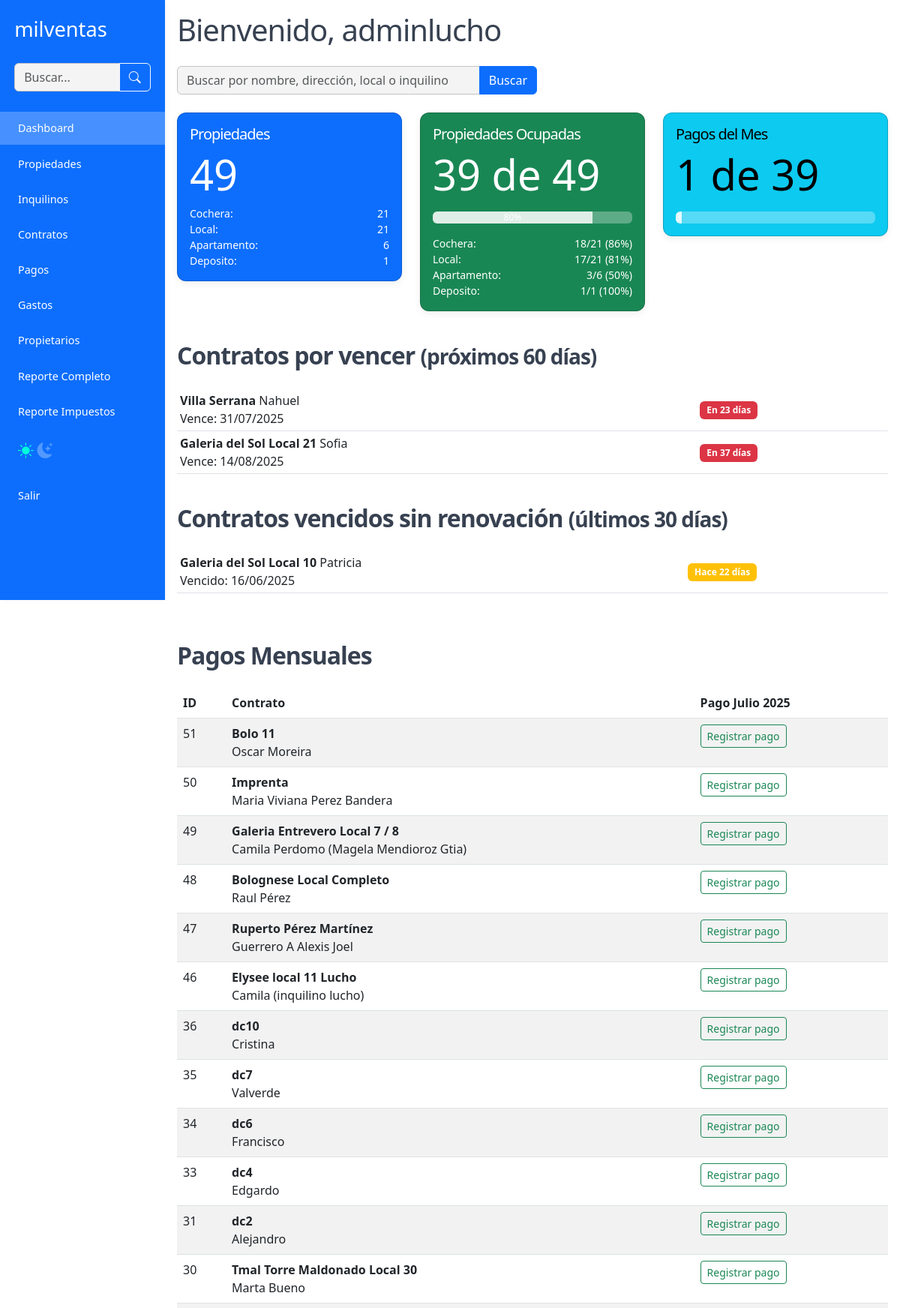
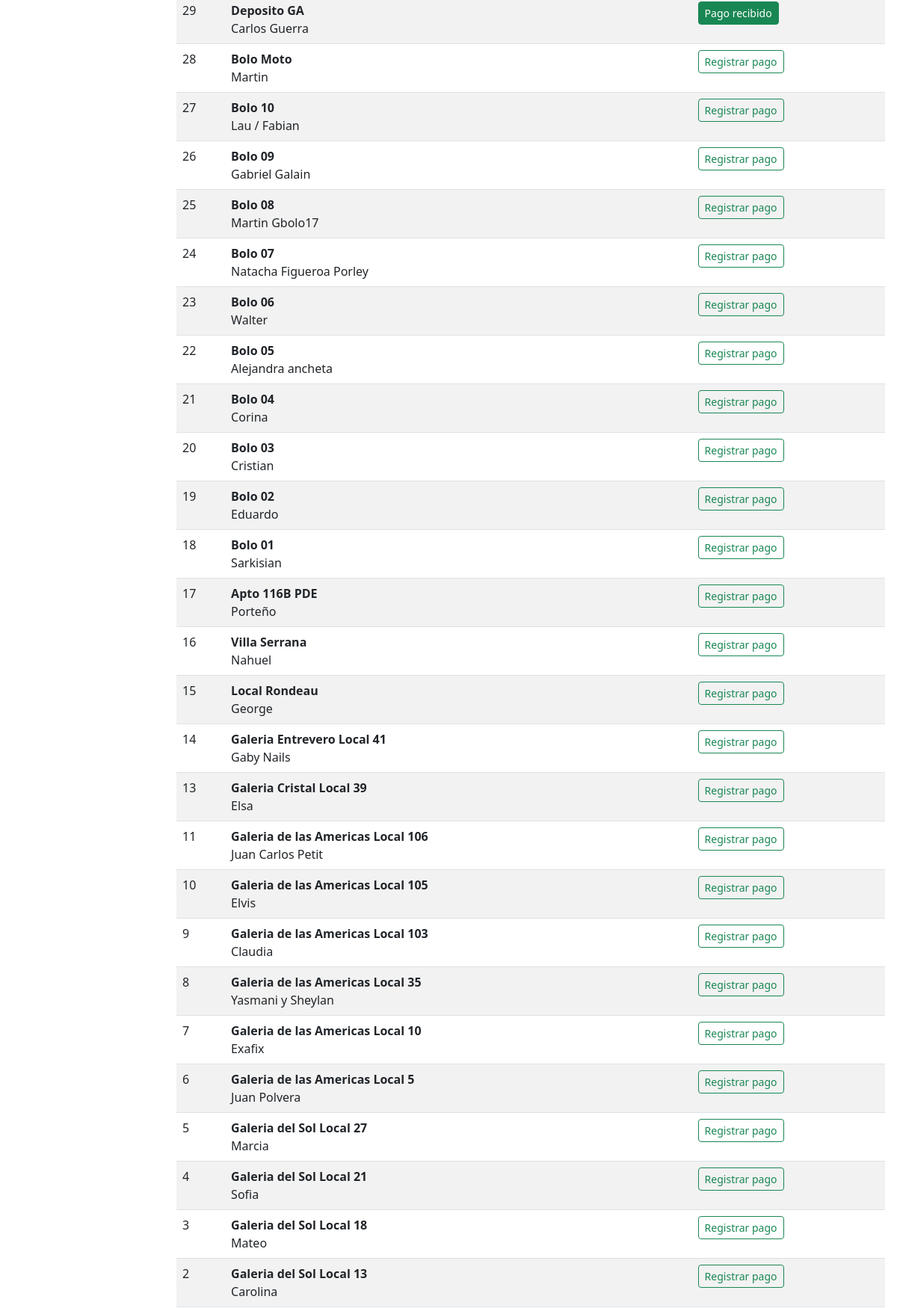
Page /dashboard.php (signed in, upper part) on the committed database (2 pictures, top to bottom).
### tables this page shows
CREATE TABLE IF NOT EXISTS `contratos` (
  `id` int(11) NOT NULL AUTO_INCREMENT,
  `inquilino_id` int(11) DEFAULT NULL,
  `propiedad_id` int(11) DEFAULT NULL,
  `fecha_inicio` date DEFAULT NULL,
  `fecha_fin` date DEFAULT NULL,
  `importe` decimal(10,2) DEFAULT NULL,
  `garantia` varchar(100) DEFAULT NULL,
  `corredor` varchar(100) DEFAULT NULL,
  `estado` enum('activo','finalizado') DEFAULT NULL,
  `documentos` text,
  `usuario_id` int(11) NOT NULL,
  `fecha_creacion` datetime DEFAULT NULL,
  `fecha_modificacion` datetime DEFAULT NULL,
  PRIMARY KEY (`id`)
);

CREATE TABLE IF NOT EXISTS `propiedades` (
  `id` int(11) NOT NULL AUTO_INCREMENT,
  `nombre` varchar(255) NOT NULL,
  `tipo` varchar(100) DEFAULT NULL,
  `direccion` varchar(255) DEFAULT NULL,
  `galeria` text,
  `local` varchar(100) DEFAULT NULL,
  `precio` decimal(10,2) DEFAULT NULL,
  `incluye_gc` tinyint(1) DEFAULT NULL,
  `gastos_comunes` decimal(10,2) DEFAULT NULL,
  `estado` enum('alquilado','libre','en venta','uso propio') DEFAULT NULL,
  `propietario_id` int(11) DEFAULT NULL,
  `anep` varchar(100) DEFAULT NULL,
  `ose` varchar(100) DEFAULT NULL,
  `ute` varchar(100) DEFAULT NULL,
  `padron` varchar(100) DEFAULT NULL,
  `contribucion_inmobiliaria` varchar(100) DEFAULT NULL,
  `imm_tasa_general` varchar(100) DEFAULT NULL,
  `imm_tarifa_saneamiento` varchar(100) DEFAULT NULL,
  `imm_instalaciones` varchar(100) DEFAULT NULL,
  `imm_adicional_mercantil` varchar(100) DEFAULT NULL,
  `convenios` varchar(100) DEFAULT NULL,
  `comentarios` text,
  `usuario_id` int(11) NOT NULL,
  `fecha_creacion` datetime DEFAULT NULL,
  `fecha_modificacion` datetime DEFAULT NULL,
  `imagenes` text NOT NULL,
  `documentos` text NOT NULL,
  PRIMARY KEY (`id`),
  KEY `idx_usuario_id` (`usuario_id`)
);

CREATE TABLE IF NOT EXISTS `inquilinos` (
  `id` int(11) NOT NULL AUTO_INCREMENT,
  `nombre` varchar(255) NOT NULL,
  `cedula` varchar(100) NOT NULL,
  `telefono` varchar(20) DEFAULT NULL,
  `vehiculo` varchar(100) DEFAULT NULL,
  `matricula` varchar(50) DEFAULT NULL,
  `documentos` text NOT NULL,
  `usuario_id` int(11) NOT NULL,
  `fecha_creacion` datetime DEFAULT NULL,
  `fecha_modificacion` datetime DEFAULT NULL,
  PRIMARY KEY (`id`)
);

### config.php (called while the page is built, shortened)
<?php
function clean_input($data) {
    return htmlspecialchars(trim($data));
}
?>

### dashboard.php (the view, shortened to what this page needs)
<?php
require_once 'config.php';
include 'includes/header_nav.php';
$mes_actual = date('m');
$anio_actual = date('Y');
$busqueda = clean_input($_GET['search'] ?? '');
$stmt_propiedades = $pdo->query("
    SELECT p.tipo,
           COUNT(*) as total,
           SUM(CASE WHEN c.estado = 'activo' THEN 1 ELSE 0 END) as ocupadas
    FROM propiedades p
    LEFT JOIN contratos c ON p.id = c.propiedad_id AND c.estado = 'activo'
    GROUP BY p.tipo
    ORDER BY total DESC
");
$propiedades_por_tipo = $stmt_propiedades->fetchAll(PDO::FETCH_ASSOC);
$total_propiedades = array_sum(array_column($propiedades_por_tipo, 'total'));
$total_ocupadas = array_sum(array_column($propiedades_por_tipo, 'ocupadas'));
$ratio_ocupacion = $total_propiedades > 0 ? round(($total_ocupadas / $total_propiedades) * 100) : 0;
$stmt = $pdo->prepare("
    SELECT c.id AS id, p.nombre AS propiedad_nombre, i.nombre AS inquilino_nombre, i.id AS inquilino_id, c.fecha_fin
    FROM propiedades p
    INNER JOIN contratos c ON p.id = c.propiedad_id AND c.estado = 'activo'
    LEFT JOIN inquilinos i ON c.inquilino_id = i.id
    ORDER BY c.id DESC
");
$stmt->execute();
$propiedades_inquilinos = $stmt->fetchAll(PDO::FETCH_ASSOC);
$stmt_pagos = $pdo->prepare("
    SELECT contrato_id
    FROM pagos
    WHERE MONTH(fecha) = ? AND YEAR(fecha) = ? AND concepto = 'Pago mensual'
");
$stmt_pagos->execute([$mes_actual, $anio_actual]);
$pagos_mes_actual = $stmt_pagos->fetchAll(PDO::FETCH_COLUMN, 0);
$total_contratos = count($propiedades_inquilinos);
$pagos_recibidos = count($pagos_mes_actual);
$ratio_pagos = $total_contratos > 0 ? round(($pagos_recibidos / $total_contratos) * 100) : 0;
$stmt_vencer = $pdo->prepare("
    SELECT c.id, p.nombre AS propiedad_nombre, p.id AS propiedad_id, i.nombre AS inquilino_nombre, c.fecha_fin,
           DATEDIFF(c.fecha_fin, CURDATE()) AS dias_restantes
    FROM contratos c
    JOIN propiedades p ON c.propiedad_id = p.id
    LEFT JOIN inquilinos i ON c.inquilino_id = i.id
    WHERE c.estado = 'activo'
      AND c.fecha_fin BETWEEN CURDATE() AND DATE_ADD(CURDATE(), INTERVAL 60 DAY)
    ORDER BY c.fecha_fin ASC
");
$stmt_vencer->execute();
$contratos_por_vencer = $stmt_vencer->fetchAll(PDO::FETCH_ASSOC);
$stmt_vencidos = $pdo->prepare("
    SELECT c1.id, p.nombre AS propiedad_nombre, p.id AS propiedad_id, i.nombre AS inquilino_nombre, c1.fecha_fin,
           DATEDIFF(CURDATE(), c1.fecha_fin) AS dias_vencido
    FROM contratos c1
    JOIN propiedades p ON c1.propiedad_id = p.id
    LEFT JOIN inquilinos i ON c1.inquilino_id = i.id
    WHERE c1.estado = 'finalizado'
      AND c1.fecha_fin BETWEEN DATE_SUB(CURDATE(), INTERVAL 30 DAY) AND CURDATE()
      AND NOT EXISTS (
        SELECT 1 FROM contratos c2
        WHERE c2.propiedad_id = c1.propiedad_id
          AND c2.estado = 'activo'
          AND c2.fecha_inicio > c1.fecha_fin
      )
    ORDER BY c1.fecha_fin DESC
");
$stmt_vencidos->execute();
$contratos_vencidos = $stmt_vencidos->fetchAll(PDO::FETCH_ASSOC);
?>
<main class="container container-main">
  <h1>Bienvenido, <?= htmlspecialchars($_SESSION['user_name']) ?></h1>
  <form action="propiedades.php" method="GET" class="mb-4" role="search" aria-label="Buscar propiedades">
    <div class="input-group" style="max-width:480px;">
      <input
        type="search"
        name="search"
        class="form-control"
        placeholder="Buscar por nombre, dirección, local o inquilino"
        value="<?= htmlspecialchars($busqueda) ?>"
        aria-label="Buscar propiedades" autocomplete="off" />
      <button class="btn btn-primary" type="submit" aria-label="Buscar">Buscar</button>
    </div>
  </form>
  <div class="row mb-4">
    <div class="col-md-4 h-100">
      <a href="propiedades.php" class="text-decoration-none">
        <div class="card text-bg-primary h-100 mb-3">
          <div class="card-body d-flex flex-column justify-content-between">
            <h5 class="card-title">Propiedades</h5>
            <p class="card-text display-4 mb-0"><?= $total_propiedades ?></p>
            <div class="small mt-2">
              <?php foreach ($propiedades_por_tipo as $tipo): ?>
                <div class="d-flex justify-content-between">
                  <span class="text-capitalize"><?= htmlspecialchars($tipo['tipo']) ?>:</span>
                  <span><?= $tipo['total'] ?></span>
                </div>
              <?php endforeach; ?>
            </div>
          </div>
        </div>
      </a>
    </div>
    <div class="col-md-4 h-100">
      <a href="contratos.php" class="text-decoration-none">
        <div class="card text-bg-success h-100 mb-3">
          <div class="card-body d-flex flex-column justify-content-between">
            <h5 class="card-title">Propiedades Ocupadas</h5>
            <p class="card-text display-4"><?= $total_ocupadas ?> de <?= $total_propiedades ?></p>
            <div class="progress mb-2" role="progressbar" aria-label="Progreso de ocupación">
              <div class="progress-bar" style="width: <?= $ratio_ocupacion ?>%"><?= $ratio_ocupacion ?>%</div>
            </div>
            <div class="small mt-2">
              <?php foreach ($propiedades_por_tipo as $tipo): ?>
                <?php
                $ratio_tipo = $tipo['total'] > 0 ? round(($tipo['ocupadas'] / $tipo['total']) * 100) : 0;
                ?>
                <div class="d-flex justify-content-between">
                  <span class="text-capitalize"><?= htmlspecialchars($tipo['tipo']) ?>:</span>
                  <span><?= $tipo['ocupadas'] ?>/<?= $tipo['total'] ?> (<?= $ratio_tipo ?>%)</span>
                </div>
              <?php endforeach; ?>
            </div>
          </div>
        </div>
      </a>
    </div>
    <div class="col-md-4 h-100">
      <a href="listado_pagos.php" class="text-decoration-none">
        <div class="card text-bg-info h-100 mb-3">
          <div class="card-body d-flex flex-column justify-content-between">
            <h5 class="card-title">Pagos del Mes</h5>
            <p class="card-text display-4"><?= $pagos_recibidos ?> de <?= $total_contratos ?></p>
            <div class="progress" role="progressbar" aria-label="Progreso de pagos">
              <div class="progress-bar" style="width: <?= $ratio_pagos ?>%"><?= $ratio_pagos ?>%</div>
            </div>
          </div>
        </div>
      </a>
    </div>
  </div>
  <section class="mt-4">
    <h2 class="fw-semibold">Contratos por vencer <small>(próximos 60 días)</small></h2>
    <?php if (count($contratos_por_vencer) === 0): ?>
      <p>No hay contratos por vencer en los próximos 60 días.</p>
    <?php else: ?>
      <div class="table-responsive">
        <table class="table table-sm align-middle">
          <tbody>
            <?php foreach ($contratos_por_vencer as $c): ?>
              <tr>
                <td>
                  <a href="contratos.php?edit=<?= intval($c['id']) ?>" class="text-decoration-none text-dark"><b><?= htmlspecialchars($c['propiedad_nombre']) ?></b> <?= htmlspecialchars($c['inquilino_nombre'] ?? 'N/A') ?><br>
                    Vence: <?= date('d/m/Y', strtotime($c['fecha_fin'])) ?></a>
                </td>
                <td><span class="badge bg-danger">En <?= $c['dias_restantes'] ?> días</span></td>
              </tr>
            <?php endforeach; ?>
          </tbody>
        </table>
      </div>
    <?php endif; ?>
  </section>
  <section class="mt-4">
    <h2 class="fw-semibold">Contratos vencidos sin renovación <small>(últimos 30 días)</small></h2>
    <?php if (count($contratos_vencidos) === 0): ?>
      <p>No hay contratos vencidos sin renovación en los últimos 30 días.</p>
    <?php else: ?>
      <div class="table-responsive">
        <table class="table table-sm align-middle">
          <tbody>
            <?php foreach ($contratos_vencidos as $c): ?>
              <tr>
                <td>
                  <a href="contratos.php?edit=<?= intval($c['id']) ?>" class="text-decoration-none text-dark"><b><?= htmlspecialchars($c['propiedad_nombre']) ?></b> <?= htmlspecialchars($c['inquilino_nombre'] ?? 'N/A') ?><br>
                    Vencido: <?= date('d/m/Y', strtotime($c['fecha_fin'])) ?></a>
                </td>
                <td><span class="badge bg-warning">Hace <?= $c['dias_vencido'] ?> días</span></td>
              </tr>
            <?php endforeach; ?>
          </tbody>
        </table>
      </div>
    <?php endif; ?>
  </section>
  <section class="mt-5">
    <h2 class="fw-semibold">Pagos Mensuales</h2>
    <table class="table table-striped">
      <thead>
        <tr>
          <th>ID</th>
          <th>Contrato</th>
          <th>Pago <?php
                    $fecha = new DateTime("$anio_actual-$mes_actual-01");
                    $meses = [
                      1 => 'Enero',
                      2 => 'Febrero',
                      3 => 'Marzo',
                      4 => 'Abril',
                      5 => 'Mayo',
                      6 => 'Junio',
                      7 => 'Julio',
                      8 => 'Agosto',
                      9 => 'Septiembre',
                      10 => 'Octubre',
                      11 => 'Noviembre',
                      12 => 'Diciembre'
                    ];
                    $nombre_mes = $meses[(int)$fecha->format('n')];
                    echo ucfirst($nombre_mes) . ' ' . $anio_actual;
                    ?></th>
        </tr>
      </thead>
      <tbody>
        <?php foreach ($propiedades_inquilinos as $fila): ?>
          <tr>
            <td><?= htmlspecialchars($fila['id']) ?></td>
            <td>
              <a href="contratos.php?edit=<?= $fila['id'] ?>" class="text-decoration-none text-dark">
                <b><?= htmlspecialchars($fila['propiedad_nombre']) ?></b></a><br>
              <a href="inquilinos.php?edit=<?= $fila['inquilino_id'] ?>" class="text-decoration-none text-dark">
                <?= htmlspecialchars($fila['inquilino_nombre'] ?? 'N/A') ?>
              </a>
            </td>
            <td>
              <?php if (in_array($fila['id'], $pagos_mes_actual)): ?>
                <a href="pagos.php?contrato_id=<?= $fila['id'] ?>" class="btn btn-success btn-sm">Pago recibido</a>
              <?php else: ?>
                <a href="pagos.php?contrato_id=<?= $fila['id'] ?>&add=true" class="btn btn-outline-success btn-sm">Registrar pago</a>
              <?php endif; ?>
            </td>
          </tr>
        <?php endforeach; ?>
      </tbody>
    </table>
  </section>
</main>
<?php
include 'includes/footer.php';
?>

### includes/styles.css (style rules this page uses)
:root { --color-fondo: #ffffff; --color-texto: #374151; --color-primario: #0d6efd; --color-primario-hover: #4691ff; --color-navbar: #fff; --color-sidebar: #0d6efd; --color-card: #fff; --color-borde: #c3c3c3; --color-input: #f4f4f4; --color-acento: #fff700; }
body { background: var(--color-fondo); color: var(--color-texto); }
.card, .table-responsive { background: var(--color-card); }
.form-control, .form-select { background: var(--color-input); border: solid 1px var(--color-borde); }
body { font-family: ui-sans-serif, system-ui, sans-serif, 'Apple Color Emoji', 'Segoe UI Emoji', 'Segoe UI Symbol', 'Noto Color Emoji', -webkit-bodyui-sans-serif, "Noto Sans", Roboto, "Segoe UI", system-ui, -apple-system, "Helvetica Neue", Arial, "Liberation Sans", sans-serif, "Apple Color Emoji", "Segoe UI Emoji", "Segoe UI Symbol", "Noto Color Emoji"; background: #ffffff; color: #374151; padding-top: 5.5rem; min-height: 100vh; margin: 0; }
.container-main { max-width: 1200px; margin: auto; padding: 1rem; }
h1, h2, h3, h4, h5 { margin-bottom: 1.5rem; letter-spacing: -1px; }
.card { border-radius: 0.75rem; box-shadow: 0 3px 10px rgb(0 0 0 / 0.07); background: #fff; }
.progress { background-color: rgba(255,255,255,0.3); }
.progress-bar { background-color: rgba(255,255,255,0.8); }
.table-responsive { border-radius: 0.75rem; }
.badge { font-size: 0.75em; padding: 0.5em 0.75em; }
@media (min-width: 992px) { body { padding-left: 220px; padding-top: 0px; } }

### rows in the picture
contratos: propiedad.nombre "Villa Serrana", inquilino.nombre "Nahuel", fecha_fin "31/07/2025", dias_restantes "23", id "16"
contratos: propiedad.nombre "Galeria del Sol Local 21", inquilino.nombre "Sofia", fecha_fin "14/08/2025", dias_restantes "37", id "4"
contratos: propiedad.nombre "Galeria del Sol Local 10", inquilino.nombre "Patricia", fecha_fin "16/06/2025", dias_vencido "22"
contratos: id "51", propiedad.nombre "Bolo 11", inquilino.nombre "Oscar Moreira"
contratos: id "50", propiedad.nombre "Imprenta", inquilino.nombre "Maria Viviana Perez Bandera"
contratos: id "49", propiedad.nombre "Galeria Entrevero Local 7 / 8", inquilino.nombre "Camila Perdomo (Magela Mendioroz Gtia)"
contratos: id "48", propiedad.nombre "Bolognese Local Completo", inquilino.nombre "Raul Pérez"
contratos: id "47", propiedad.nombre "Ruperto Pérez Martínez", inquilino.nombre "Guerrero A Alexis Joel"
contratos: id "46", propiedad.nombre "Elysee local 11 Lucho", inquilino.nombre "Camila (inquilino lucho)"
contratos: id "36", propiedad.nombre "dc10", inquilino.nombre "Cristina"
contratos: id "35", propiedad.nombre "dc7", inquilino.nombre "Valverde"
contratos: id "34", propiedad.nombre "dc6", inquilino.nombre "Francisco"
contratos: id "33", propiedad.nombre "dc4", inquilino.nombre "Edgardo"
contratos: id "31", propiedad.nombre "dc2", inquilino.nombre "Alejandro"
contratos: id "30", propiedad.nombre "Tmal Torre Maldonado Local 30", inquilino.nombre "Marta Bueno"
contratos: id "29", propiedad.nombre "Deposito GA", inquilino.nombre "Carlos Guerra"
contratos: id "28", propiedad.nombre "Bolo Moto", inquilino.nombre "Martin"
contratos: id "27", propiedad.nombre "Bolo 10", inquilino.nombre "Lau / Fabian"
contratos: id "26", propiedad.nombre "Bolo 09", inquilino.nombre "Gabriel Galain"
contratos: id "25", propiedad.nombre "Bolo 08", inquilino.nombre "Martin Gbolo17"
contratos: id "24", propiedad.nombre "Bolo 07", inquilino.nombre "Natacha Figueroa Porley"
contratos: id "23", propiedad.nombre "Bolo 06", inquilino.nombre "Walter"
contratos: id "22", propiedad.nombre "Bolo 05", inquilino.nombre "Alejandra ancheta"
contratos: id "21", propiedad.nombre "Bolo 04", inquilino.nombre "Corina"
contratos: id "20", propiedad.nombre "Bolo 03", inquilino.nombre "Cristian"
contratos: id "19", propiedad.nombre "Bolo 02", inquilino.nombre "Eduardo"
contratos: id "18", propiedad.nombre "Bolo 01", inquilino.nombre "Sarkisian"
contratos: id "17", propiedad.nombre "Apto 116B PDE", inquilino.nombre "Porteño"
contratos: id "15", propiedad.nombre "Local Rondeau", inquilino.nombre "George"
contratos: id "14", propiedad.nombre "Galeria Entrevero Local 41", inquilino.nombre "Gaby Nails"
contratos: id "13", propiedad.nombre "Galeria Cristal Local 39", inquilino.nombre "Elsa"
contratos: id "11", propiedad.nombre "Galeria de las Americas Local 106", inquilino.nombre "Juan Carlos Petit"
contratos: id "10", propiedad.nombre "Galeria de las Americas Local 105", inquilino.nombre "Elvis"
contratos: id "9", propiedad.nombre "Galeria de las Americas Local 103", inquilino.nombre "Claudia"
contratos: id "8", propiedad.nombre "Galeria de las Americas Local 35", inquilino.nombre "Yasmani y Sheylan"
contratos: id "7", propiedad.nombre "Galeria de las Americas Local 10", inquilino.nombre "Exafix"
contratos: id "6", propiedad.nombre "Galeria de las Americas Local 5", inquilino.nombre "Juan Polvera"
contratos: id "5", propiedad.nombre "Galeria del Sol Local 27", inquilino.nombre "Marcia"
contratos: id "3", propiedad.nombre "Galeria del Sol Local 18", inquilino.nombre "Mateo"
contratos: id "2", propiedad.nombre "Galeria del Sol Local 13", inquilino.nombre "Carolina"

### other values in the picture
$_SESSION['user_name'] "adminlucho"
$total_propiedades "49"
$tipo['tipo'] "Cochera"
$tipo['total'] "21"
$tipo['tipo'] "Local"
$tipo['tipo'] "Apartamento"
$tipo['total'] "6"
$tipo['tipo'] "Deposito"
$tipo['total'] "1"
$total_ocupadas "39"
$ratio_ocupacion "80"
$tipo['ocupadas'] "18"
$ratio_tipo "86"
$tipo['ocupadas'] "17"
$ratio_tipo "81"
